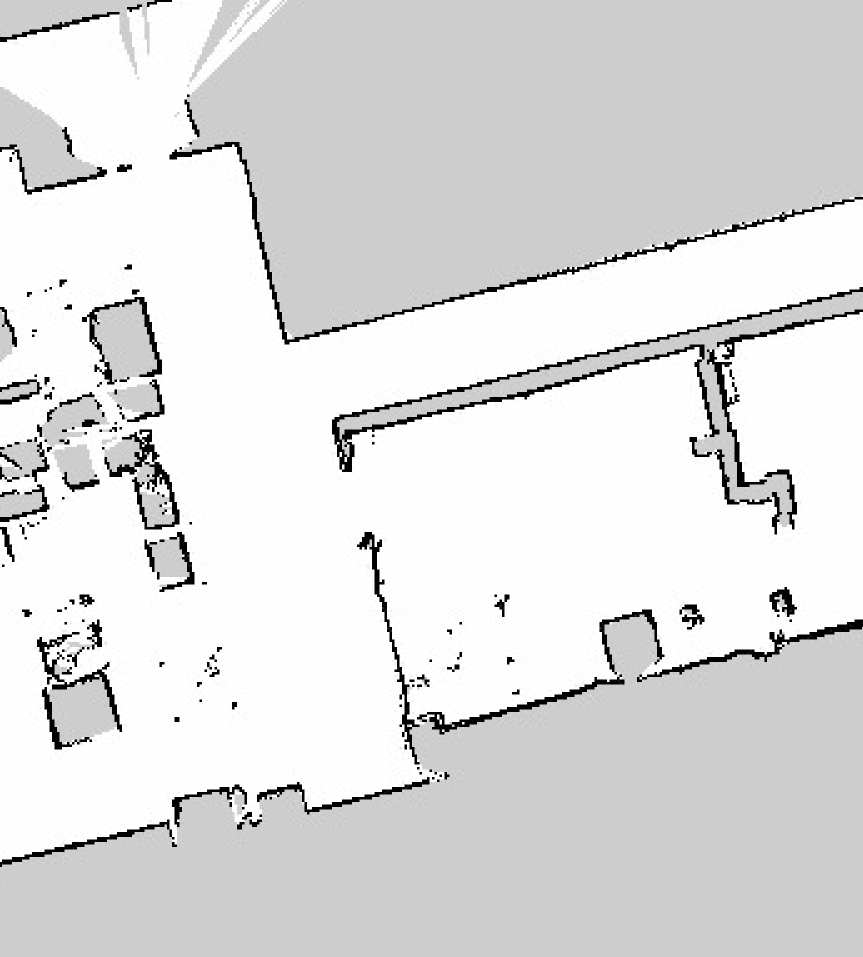
#> input picture Map_Merging/Sandbox_Practice/Images/level5_hokuyo_crop2.jpg, 1725 x 1913 px (shown at 1/2 size)
$ python feature_detector.py
#> lines starting #> are read from the running program, lines starting #| are printed output that depends on the picture; after the words box and inside, x2 and y2 are one past the last pixel; in counts of white or black regions, pixels touching at a corner belong together
import cv2 as cv
import numpy as np
import matplotlib.pyplot as plt
import imutils

'''
Keypoints Detector and Feature Descriptors: SIFT, SURF, ORB, BRISK, KAZE, AKAZE

Keypoints Detectors: FAST, AGAST

Feature Descriptors: FREAK, LUCID
'''

img = cv.imread('Images/level5_hokuyo_crop2.jpg')
#> img is the input picture: shape (1913, 1725, 3); min 0, max 255, mean 222
img = imutils.resize(img, width = 500)
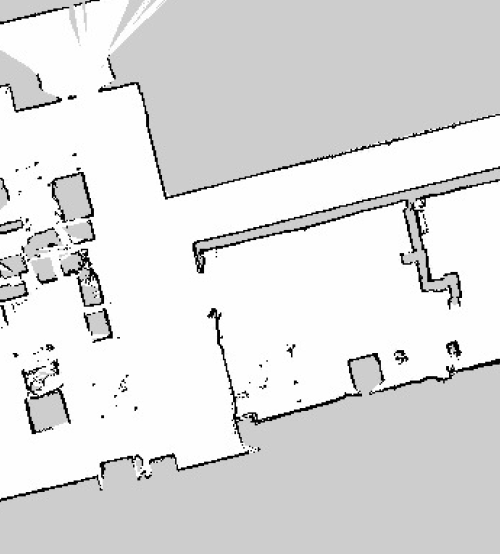
#> img: shape (554, 500, 3); min 0, max 255, mean 222
cv.imshow('Cats BGR', img)
# Grayscaling because we do not want to handle 3 channels of colours
gray = cv.cvtColor(img, cv.COLOR_BGR2GRAY)
# cv.imshow('Cats Gray', gray)

''' Gaussian Blurring '''
# Gaussian blurring is utilised to minimise any noise present in the image
blur = cv.GaussianBlur(gray, (1,1), 0)

''' SIFT Feature Detector '''
sift = cv.SIFT_create()
sift_kp, sift_des = sift.detectAndCompute(blur, None)
#> sift_kp = 842 keypoints; strongest (x, y, size): (102, 416, 2.1), (16, 355, 2.9), (75, 154, 2.3), (40, 178, 2.2)

''' ORB Feature Detector '''
orb = cv.ORB_create()
orb_kp, orb_des = orb.detectAndCompute(blur, None)
#> orb_kp = 500 keypoints; strongest (x, y, size): (447, 368, 31), (87, 264, 31), (403, 352, 31), (92, 215, 31)

''' SURF Feature Detector (Patented) ''' # Need to solve the error in the NONFREEMODULES
# surf = cv.xfeatures2d.SURF_create(800)
# surf_kp, surf_des = surf.detectAndCompute(blur, None)

''' FAST Feature Detector ''' # Apparently for corner detection
fast = cv.FastFeatureDetector_create()
fast_kp = fast.detect(blur, None)
#> fast_kp = 1706 keypoints; strongest (x, y, size): (165, 198, 7), (102, 417, 7), (99, 91, 7), (37, 162, 7)

''' CenSurE Feature Detector '''
star = cv.xfeatures2d.StarDetector_create()
star_kp = star.detect(blur, None)
#> star_kp = 251 keypoints; strongest (x, y, size): (417, 204, 6), (420, 214, 4), (423, 227, 4), (206, 254, 4)

''' BRIEF Feature Detector ''' # Doesn't have method to find features (CenSurE recommended)
brief = cv.xfeatures2d.BriefDescriptorExtractor_create()
brief_kp, brief_des = brief.compute(blur, star_kp)
#> brief_kp has the same summary as star_kp

''' Draw Keypoints on any version of the image '''
img = cv.drawKeypoints(blur, sift_kp, img, flags = cv.DRAW_MATCHES_FLAGS_DRAW_RICH_KEYPOINTS)
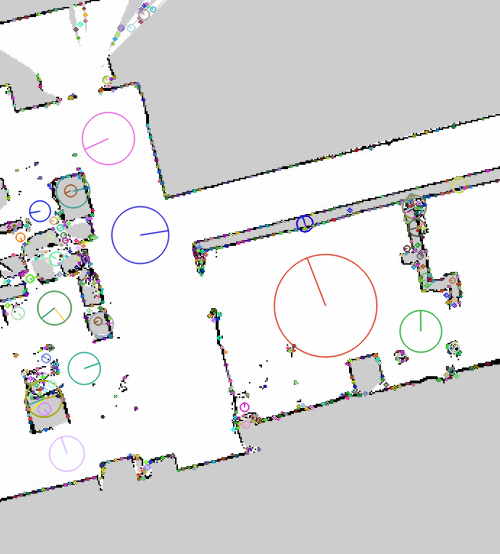
#> img: shape (554, 500, 3); 6.95% of pixels changed, all inside (x1, y1, x2, y2) = (1, 2, 500, 499)
cv.imshow('Cats ORB', img)

# for d in brief_des:
#     print(d)

cv.waitKey(0)

$ run again, with Map_Merging/Sandbox_Practice/Images/level5_hokuyo_crop1.jpg copied over Map_Merging/Sandbox_Practice/Images/level5_hokuyo_crop2.jpg
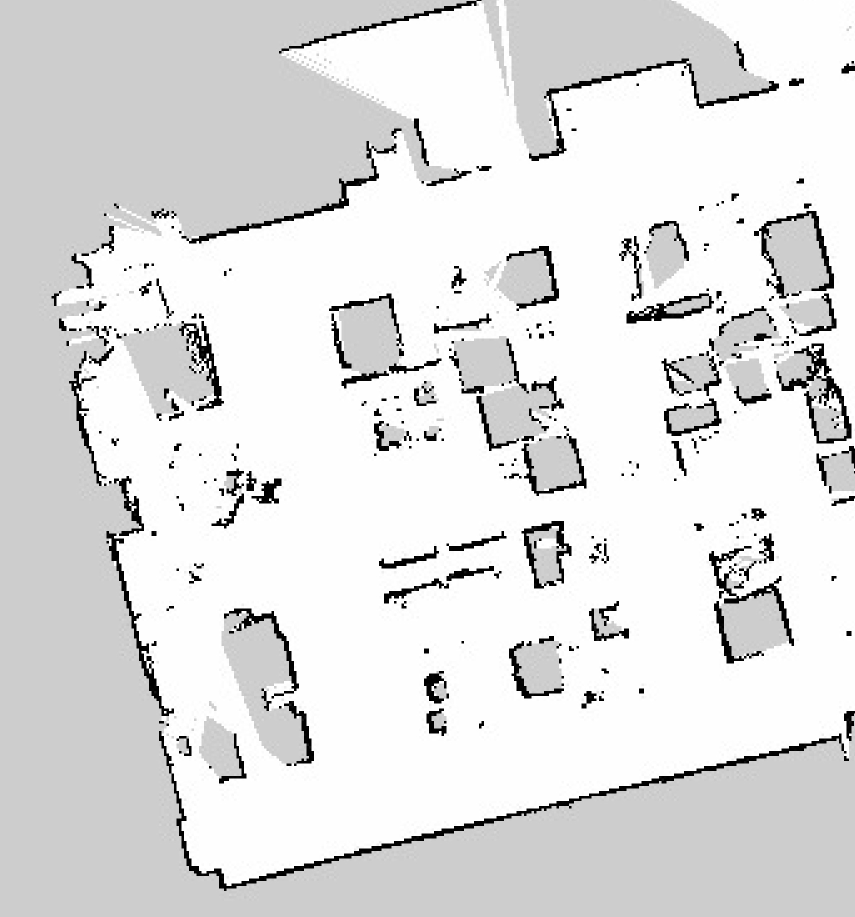
#> input picture Map_Merging/Sandbox_Practice/Images/level5_hokuyo_crop1.jpg, 1709 x 1833 px (shown at 1/2 size)
#> img is the input picture: shape (1833, 1709, 3); min 0, max 255, mean 223.3
#> `img = imutils.resize(img, width = 500)`:
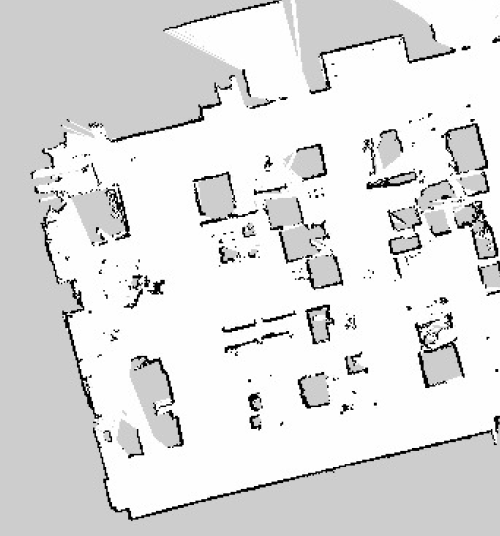
#> img: shape (536, 500, 3); min 0, max 255, mean 223.3
#> sift_kp = 1142 keypoints; strongest (x, y, size): (249, 380, 2.1), (497, 370, 2.1), (375, 404, 2.1), (287, 332, 2.1)
#> orb_kp = 500 keypoints; strongest (x, y, size): (252, 427, 31), (71, 316, 31), (69, 318, 31), (408, 307, 31)
#> fast_kp = 2304 keypoints; strongest (x, y, size): (361, 353, 7), (496, 370, 7), (127, 508, 7), (266, 156, 7)
#> star_kp = 349 keypoints; strongest (x, y, size): (151, 287, 4), (142, 280, 4), (206, 112, 6), (150, 357, 4)
#> brief_kp has the same summary as star_kp
#> `img = cv.drawKeypoints(blur, sift_kp, img, flags = cv.DRAW_MATCHES_FLA..`:
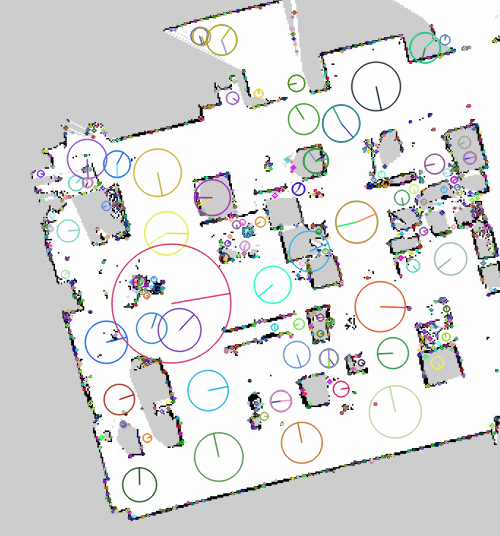
#> img: shape (536, 500, 3); 11.98% of pixels changed, all inside (x1, y1, x2, y2) = (29, 2, 500, 521)

$ run again, with Map_Merging/Sandbox_Practice/Images/cat1.jpg copied over Map_Merging/Sandbox_Practice/Images/level5_hokuyo_crop2.jpg
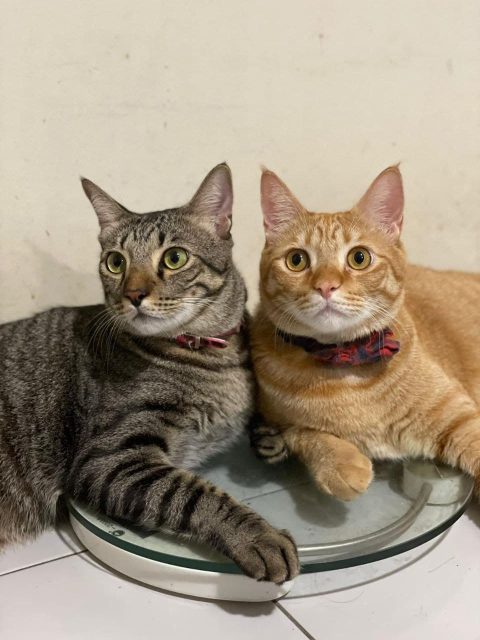
#> input picture Map_Merging/Sandbox_Practice/Images/cat1.jpg, 960 x 1280 px (shown at 1/2 size)
#> img is the input picture: shape (1280, 960, 3); mean B, G, R 130.8, 149.3, 162.2
#> `gray = cv.cvtColor(img, cv.COLOR_BGR2GRAY)`:
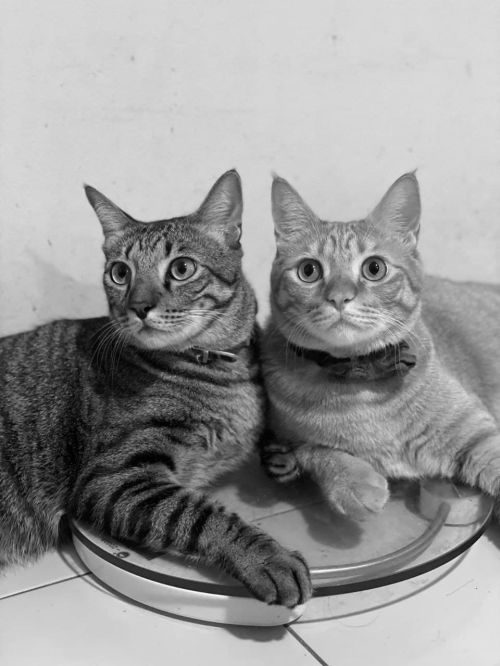
#> gray: shape (666, 500); min 0, max 249, mean 151.1
#> sift_kp = 1709 keypoints; strongest (x, y, size): (373, 266, 12.6), (152, 315, 6.1), (347, 300, 3.2), (92, 194, 10.9)
#> orb_kp = 500 keypoints; strongest (x, y, size): (142, 314, 53.6), (150, 314, 44.6), (149, 314, 53.6), (141, 313, 64.3)
#> fast_kp = 6853 keypoints; strongest (x, y, size): (185, 264, 7), (313, 266, 7), (312, 571, 7), (376, 265, 7)
#> star_kp = 281 keypoints; strongest (x, y, size): (152, 315, 8), (135, 558, 12), (263, 316, 12), (95, 305, 22)
#> brief_kp has the same summary as star_kp
#> `img = cv.drawKeypoints(blur, sift_kp, img, flags = cv.DRAW_MATCHES_FLA..`:
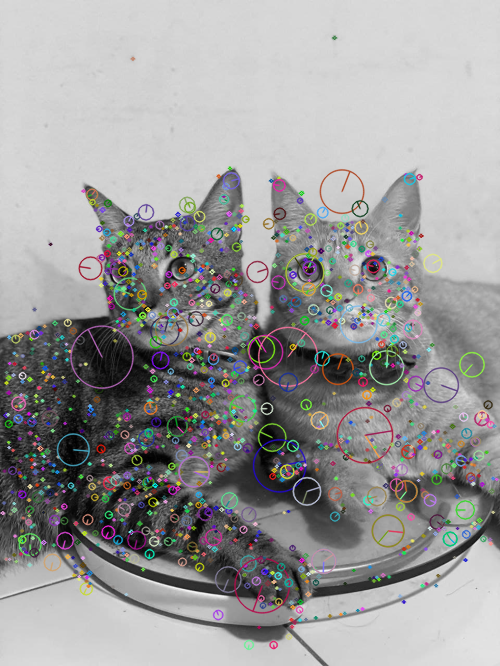
#> img: shape (666, 500, 3); mean B, G, R 153, 153.1, 153.6
